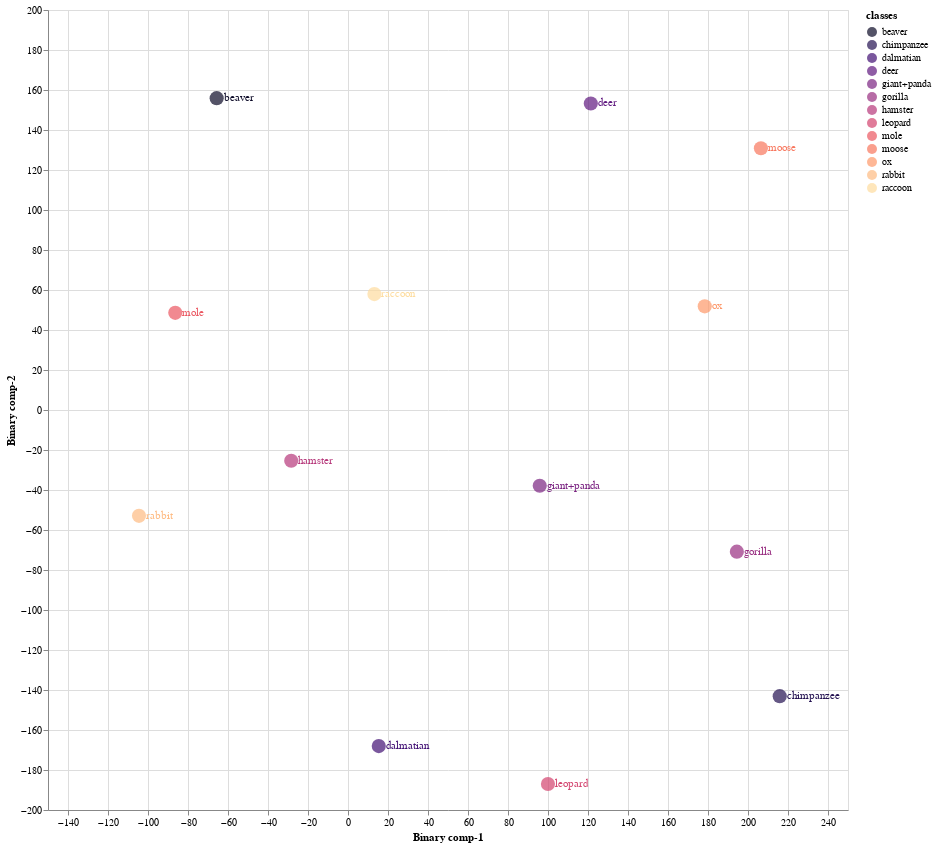
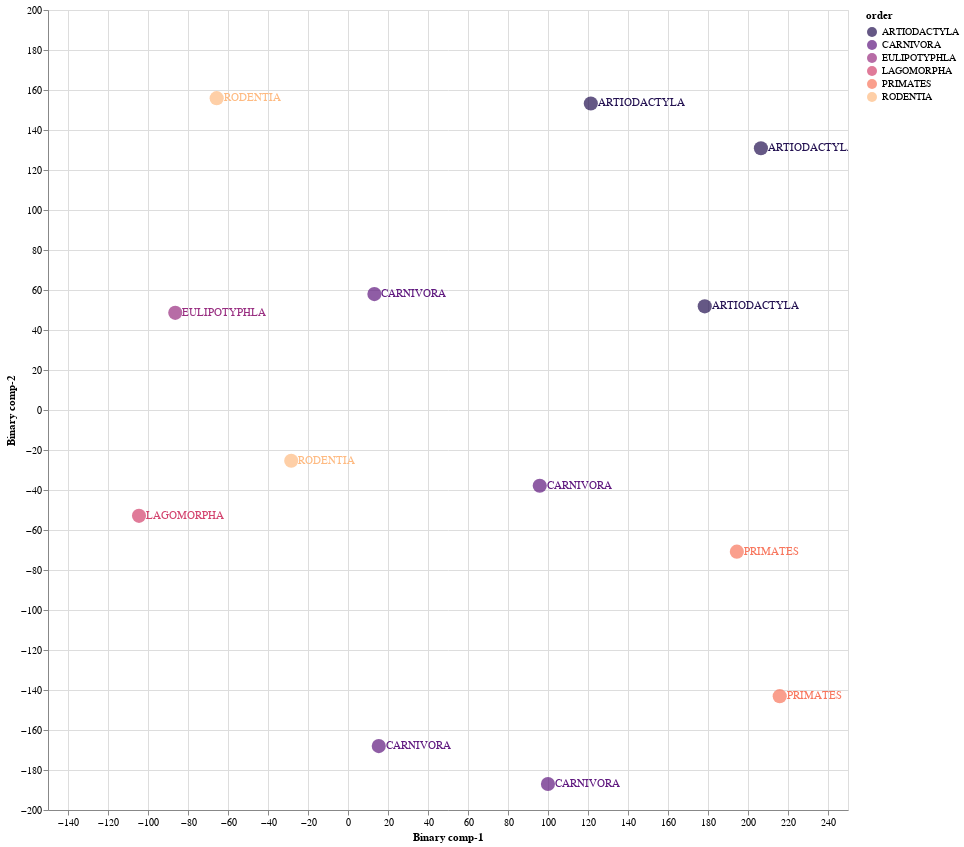

The notebook cell these images were saved under, in order:
### Markdown cell above
### 8.1 Train Validation Split 01

### Code cell
Train01 = CZSL(mode = "Train", 
               split = 1, 
               DNN = ProjectionNetwork1, 
               epochs = 20, 
               bs = 8, 
               numunits = 1024, 
               lr = 0.1, 
               optimiser = nn.ReLU(), 
               dropout = 0.2, 
               mom = 0, 
               wd = 0,  
               device = 'cuda', 
               checkpoint = CP1, 
               dist_type = 'cosine')

#mode
#1. "Train" - Use Train Val split
#2. "Test" - For Unseen Test Data

#split
# 1 -Train/Val Split 1
# 2 -Train/Val Split 2
# 3 -Train/Val Split 3

#pred_type
#1. "Probabilistic" - continous real numbers giving probability for prdiction to be 1
#2. "Deterministic" - 1 or 0 prediction values

#dist_type
#1. euclidean
#2. cosine
#3. hamming
#4. jaccard

### Figure 1 — Vega-Lite specification as saved in the notebook (floating-point values rounded to 4 significant figures)
{"config": {"view": {"continuousWidth": 400, "continuousHeight": 300}}, "layer": [{"mark": {"type": "circle", "size": 200}, "encoding": {"color": {"field": "classes", "scale": {"scheme": "Magma"}, "type": "nominal"}, "x": {"field": "Binary comp-1", "type": "quantitative"}, "y": {"field": "Binary comp-2", "type": "quantitative"}}, "height": 800, "selection": {"selector007": {"type": "interval", "bind": "scales", "encodings": ["x", "y"]}}, "width": 800}, {"mark": {"type": "text", "align": "left", "baseline": "middle", "dx": 7}, "encoding": {"color": {"field": "classes", "scale": {"scheme": "Magma"}, "type": "nominal"}, "text": {"field": "classes", "type": "nominal"}, "x": {"field": "Binary comp-1", "type": "quantitative"}, "y": {"field": "Binary comp-2", "type": "quantitative"}}, "height": 800, "width": 800}], "data": {"name": "data-e1c0756db7b71e8a3f8d3565f823c27b"}, "$schema": "https://vega.github.io/schema/vega-lite/v4.17.0.json", "datasets": {"data-e1c0756db7b71e8a3f8d3565f823c27b": [{"Binary comp-1": -65.66, "Binary comp-2": 155.9, "classes": "beaver", "sciName": "Aplodontia_rufa", "animal_label": 4, "animal_class": "beaver", "mainCommonName": "Mountain Beaver", "otherCommonNames": "Boomer|Sewellel|Point Arena Mountain Beaver|Point Reyes Mountain Beaver", "class": "Mammalia", "infraclass": "Placentalia", "magnorder": "Boreoeutheria", "superorder": "Euarchontoglires", "order": "RODENTIA", "suborder": "SCIUROMORPHA", "infraorder": null, "parvorder": null, "superfamily": null, "family": "APLODONTIIDAE", "subfamily": null, "tribe": null, "genus": "Aplodontia"}, {"Binary comp-1": 15.39, "Binary comp-2": -168.0, "classes": "dalmatian", "sciName": "Canis_familiaris", "animal_label": 5, "animal_class": "dalmatian", "mainCommonName": "Domestic Dog", "otherCommonNames": "Dog|Dingo|Feral Dog|New Guinea Singing Dog|Village Dog", "class": "Mammalia", "infraclass": "Placentalia", "magnorder": "Boreoeutheria", "superorder": "Laurasiatheria", "order": "CARNIVORA", "suborder": "CANIFORMIA", "infraorder": "CANOIDEA", "parvorder": null, "superfamily": null, "family": "CANIDAE", "subfamily": null, "tribe": null, "genus": "Canis"}, {"Binary comp-1": -86.37, "Binary comp-2": 48.57, "classes": "mole", "sciName": "Talpa_altaica", "animal_label": 12, "animal_class": "mole", "mainCommonName": "Altai Mole", "otherCommonNames": "Siberian Mole", "class": "Mammalia", "infraclass": "Placentalia", "magnorder": "Boreoeutheria", "superorder": "Laurasiatheria", "order": "EULIPOTYPHLA", "suborder": null, "infraorder": null, "parvorder": null, "superfamily": null, "family": "TALPIDAE", "subfamily": "TALPINAE", "tribe": "TALPINI", "genus": "Talpa"}, {"Binary comp-1": 99.98, "Binary comp-2": -187.0, "classes": "leopard", "sciName": "Panthera_pardus", "animal_label": 15, "animal_class": "leopard", "mainCommonName": "Leopard", "otherCommonNames": "Panther", "class": "Mammalia", "infraclass": "Placentalia", "magnorder": "Boreoeutheria", "superorder": "Laurasiatheria", "order": "CARNIVORA", "suborder": "FELIFORMIA", "infraorder": "FELOIDEA", "parvorder": null, "superfamily": null, "family": "FELIDAE", "subfamily": "PANTHERINAE", "tribe": null, "genus": "Panthera"}, {"Binary comp-1": 206.5, "Binary comp-2": 130.9, "classes": "moose", "sciName": "Alces_alces", "animal_label": 16, "animal_class": "moose", "mainCommonName": "Moose", "otherCommonNames": "Elk|Eurasian Elk|Caucasian Moose", "class": "Mammalia", "infraclass": "Placentalia", "magnorder": "Boreoeutheria", "superorder": "Laurasiatheria", "order": "ARTIODACTYLA", "suborder": "RUMINANTIA", "infraorder": "PECORA", "parvorder": null, "superfamily": null, "family": "CERVIDAE", "subfamily": "CAPREOLINAE", "tribe": "ALCEINI", "genus": "Alces"}, {"Binary comp-1": 194.4, "Binary comp-2": -70.84, "classes": "gorilla", "sciName": "Gorilla_gorilla", "animal_label": 20, "animal_class": "gorilla", "mainCommonName": "Western Gorilla", "otherCommonNames": "Lowland Gorilla|Cross River Gorilla|Western Lowland Gorilla", "class": "Mammalia", "infraclass": "Placentalia", "magnorder": "Boreoeutheria", "superorder": "Euarchontoglires", "order": "PRIMATES", "suborder": "HAPLORHINI", "infraorder": "SIMIIFORMES", "parvorder": "CATARRHINI", "superfamily": "HOMINOIDEA", "family": "HOMINIDAE", "subfamily": "HOMININAE", "tribe": null, "genus": "Gorilla"}, {"Binary comp-1": 178.4, "Binary comp-2": 51.82, "classes": "ox", "sciName": "Bos_sauveli", "animal_label": 21, "animal_class": "ox", "mainCommonName": "Kouprey", "otherCommonNames": "Gray Ox|Indochinese Forest Ox", "class": "Mammalia", "infraclass": "Placentalia", "magnorder": "Boreoeutheria", "superorder": "Laurasiatheria", "order": "ARTIODACTYLA", "suborder": "RUMINANTIA", "infraorder": "PECORA", "parvorder": null, "superfamily": null, "family": "BOVIDAE", "subfamily": "BOVINAE", "tribe": "BOVINI", "genus": "Bos"}, {"Binary comp-1": 215.9, "Binary comp-2": -143.1, "classes": "chimpanzee", "sciName": "Pan_troglodytes", "animal_label": 25, "animal_class": "chimpanzee", "mainCommonName": "Chimpanzee", "otherCommonNames": "Chimpanzee|Common Chimpanzee|Robust Chimpanzee|Central Chimpanzee|Eastern Chimpanzee|Nigeria-Cameroon Chimpanzee|Western Chimpanzee", "class": "Mammalia", "infraclass": "Placentalia", "magnorder": "Boreoeutheria", "superorder": "Euarchontoglires", "order": "PRIMATES", "suborder": "HAPLORHINI", "infraorder": "SIMIIFORMES", "parvorder": "CATARRHINI", "superfamily": "HOMINOIDEA", "family": "HOMINIDAE", "subfamily": "HOMININAE", "tribe": null, "genus": "Pan"}, {"Binary comp-1": -28.38, "Binary comp-2": -25.36, "classes": "hamster", "sciName": "Mesocricetus_brandti", "animal_label": 26, "animal_class": "hamster", "mainCommonName": "Brandt's Hamster", "otherCommonNames": "Turkish Hamster", "class": "Mammalia", "infraclass": "Placentalia", "magnorder": "Boreoeutheria", "superorder": "Euarchontoglires", "order": "RODENTIA", "suborder": "SUPRAMYOMORPHA", "infraorder": "MYOMORPHI", "parvorder": null, "superfamily": "MUROIDEA", "family": "CRICETIDAE", "subfamily": "CRICETINAE", "tribe": null, "genus": "Mesocricetus"}, {"Binary comp-1": -104.5, "Binary comp-2": -52.92, "classes": "rabbit", "sciName": "Pentalagus_furnessi", "animal_label": 29, "animal_class": "rabbit", "mainCommonName": "Amami Rabbit", "otherCommonNames": "Ryukyu Rabbit", "class": "Mammalia", "infraclass": "Placentalia", "magnorder": "Boreoeutheria", "superorder": "Euarchontoglires", "order": "LAGOMORPHA", "suborder": null, "infraorder": null, "parvorder": null, "superfamily": null, "family": "LEPORIDAE", "subfamily": null, "tribe": null, "genus": "Pentalagus"}, {"Binary comp-1": 95.87, "Binary comp-2": -37.85, "classes": "giant+panda", "sciName": "Ailuropoda_melanoleuca", "animal_label": 39, "animal_class": "giant+panda", "mainCommonName": "Giant Panda", "otherCommonNames": "Da Xiong Mao", "class": "Mammalia", "infraclass": "Placentalia", "magnorder": "Boreoeutheria", "superorder": "Laurasiatheria", "order": "CARNIVORA", "suborder": "CANIFORMIA", "infraorder": "ARCTOIDEA", "parvorder": null, "superfamily": "URSOIDEA", "family": "URSIDAE", "subfamily": "AILUROPODINAE", "tribe": null, "genus": "Ailuropoda"}, {"Binary comp-1": 121.4, "Binary comp-2": 153.3, "classes": "deer", "sciName": "Hydropotes_inermis", "animal_label": 40, "animal_class": "deer", "mainCommonName": "Chinese Water Deer", "otherCommonNames": null, "class": "Mammalia", "infraclass": "Placentalia", "magnorder": "Boreoeutheria", "superorder": "Laurasiatheria", "order": "ARTIODACTYLA", "suborder": "RUMINANTIA", "infraorder": "PECORA", "parvorder": null, "superfamily": null, "family": "CERVIDAE", "subfamily": "CAPREOLINAE", "tribe": "CAPREOLINI", "genus": "Hydropotes"}, {"Binary comp-1": 13.19, "Binary comp-2": 57.95, "classes": "raccoon", "sciName": "Procyon_lotor", "animal_label": 48, "animal_class": "raccoon", "mainCommonName": "Northern Raccoon", "otherCommonNames": "Common Raccoon", "class": "Mammalia", "infraclass": "Placentalia", "magnorder": "Boreoeutheria", "superorder": "Laurasiatheria", "order": "CARNIVORA", "suborder": "CANIFORMIA", "infraorder": "ARCTOIDEA", "parvorder": null, "superfamily": "MUSTELOIDEA", "family": "PROCYONIDAE", "subfamily": null, "tribe": null, "genus": "Procyon"}]}}

### Figure 2 — Vega-Lite specification as saved in the notebook (floating-point values rounded to 4 significant figures)
{"config": {"view": {"continuousWidth": 400, "continuousHeight": 300}}, "layer": [{"mark": {"type": "circle", "size": 200}, "encoding": {"color": {"field": "order", "scale": {"scheme": "Magma"}, "type": "nominal"}, "x": {"field": "Binary comp-1", "type": "quantitative"}, "y": {"field": "Binary comp-2", "type": "quantitative"}}, "height": 800, "selection": {"selector008": {"type": "interval", "bind": "scales", "encodings": ["x", "y"]}}, "width": 800}, {"mark": {"type": "text", "align": "left", "baseline": "middle", "dx": 7}, "encoding": {"color": {"field": "order", "scale": {"scheme": "Magma"}, "type": "nominal"}, "text": {"field": "order", "type": "nominal"}, "x": {"field": "Binary comp-1", "type": "quantitative"}, "y": {"field": "Binary comp-2", "type": "quantitative"}}, "height": 800, "width": 800}], "data": {"name": "data-e1c0756db7b71e8a3f8d3565f823c27b"}, "$schema": "https://vega.github.io/schema/vega-lite/v4.17.0.json", "datasets": {"data-e1c0756db7b71e8a3f8d3565f823c27b": [{"Binary comp-1": -65.66, "Binary comp-2": 155.9, "classes": "beaver", "sciName": "Aplodontia_rufa", "animal_label": 4, "animal_class": "beaver", "mainCommonName": "Mountain Beaver", "otherCommonNames": "Boomer|Sewellel|Point Arena Mountain Beaver|Point Reyes Mountain Beaver", "class": "Mammalia", "infraclass": "Placentalia", "magnorder": "Boreoeutheria", "superorder": "Euarchontoglires", "order": "RODENTIA", "suborder": "SCIUROMORPHA", "infraorder": null, "parvorder": null, "superfamily": null, "family": "APLODONTIIDAE", "subfamily": null, "tribe": null, "genus": "Aplodontia"}, {"Binary comp-1": 15.39, "Binary comp-2": -168.0, "classes": "dalmatian", "sciName": "Canis_familiaris", "animal_label": 5, "animal_class": "dalmatian", "mainCommonName": "Domestic Dog", "otherCommonNames": "Dog|Dingo|Feral Dog|New Guinea Singing Dog|Village Dog", "class": "Mammalia", "infraclass": "Placentalia", "magnorder": "Boreoeutheria", "superorder": "Laurasiatheria", "order": "CARNIVORA", "suborder": "CANIFORMIA", "infraorder": "CANOIDEA", "parvorder": null, "superfamily": null, "family": "CANIDAE", "subfamily": null, "tribe": null, "genus": "Canis"}, {"Binary comp-1": -86.37, "Binary comp-2": 48.57, "classes": "mole", "sciName": "Talpa_altaica", "animal_label": 12, "animal_class": "mole", "mainCommonName": "Altai Mole", "otherCommonNames": "Siberian Mole", "class": "Mammalia", "infraclass": "Placentalia", "magnorder": "Boreoeutheria", "superorder": "Laurasiatheria", "order": "EULIPOTYPHLA", "suborder": null, "infraorder": null, "parvorder": null, "superfamily": null, "family": "TALPIDAE", "subfamily": "TALPINAE", "tribe": "TALPINI", "genus": "Talpa"}, {"Binary comp-1": 99.98, "Binary comp-2": -187.0, "classes": "leopard", "sciName": "Panthera_pardus", "animal_label": 15, "animal_class": "leopard", "mainCommonName": "Leopard", "otherCommonNames": "Panther", "class": "Mammalia", "infraclass": "Placentalia", "magnorder": "Boreoeutheria", "superorder": "Laurasiatheria", "order": "CARNIVORA", "suborder": "FELIFORMIA", "infraorder": "FELOIDEA", "parvorder": null, "superfamily": null, "family": "FELIDAE", "subfamily": "PANTHERINAE", "tribe": null, "genus": "Panthera"}, {"Binary comp-1": 206.5, "Binary comp-2": 130.9, "classes": "moose", "sciName": "Alces_alces", "animal_label": 16, "animal_class": "moose", "mainCommonName": "Moose", "otherCommonNames": "Elk|Eurasian Elk|Caucasian Moose", "class": "Mammalia", "infraclass": "Placentalia", "magnorder": "Boreoeutheria", "superorder": "Laurasiatheria", "order": "ARTIODACTYLA", "suborder": "RUMINANTIA", "infraorder": "PECORA", "parvorder": null, "superfamily": null, "family": "CERVIDAE", "subfamily": "CAPREOLINAE", "tribe": "ALCEINI", "genus": "Alces"}, {"Binary comp-1": 194.4, "Binary comp-2": -70.84, "classes": "gorilla", "sciName": "Gorilla_gorilla", "animal_label": 20, "animal_class": "gorilla", "mainCommonName": "Western Gorilla", "otherCommonNames": "Lowland Gorilla|Cross River Gorilla|Western Lowland Gorilla", "class": "Mammalia", "infraclass": "Placentalia", "magnorder": "Boreoeutheria", "superorder": "Euarchontoglires", "order": "PRIMATES", "suborder": "HAPLORHINI", "infraorder": "SIMIIFORMES", "parvorder": "CATARRHINI", "superfamily": "HOMINOIDEA", "family": "HOMINIDAE", "subfamily": "HOMININAE", "tribe": null, "genus": "Gorilla"}, {"Binary comp-1": 178.4, "Binary comp-2": 51.82, "classes": "ox", "sciName": "Bos_sauveli", "animal_label": 21, "animal_class": "ox", "mainCommonName": "Kouprey", "otherCommonNames": "Gray Ox|Indochinese Forest Ox", "class": "Mammalia", "infraclass": "Placentalia", "magnorder": "Boreoeutheria", "superorder": "Laurasiatheria", "order": "ARTIODACTYLA", "suborder": "RUMINANTIA", "infraorder": "PECORA", "parvorder": null, "superfamily": null, "family": "BOVIDAE", "subfamily": "BOVINAE", "tribe": "BOVINI", "genus": "Bos"}, {"Binary comp-1": 215.9, "Binary comp-2": -143.1, "classes": "chimpanzee", "sciName": "Pan_troglodytes", "animal_label": 25, "animal_class": "chimpanzee", "mainCommonName": "Chimpanzee", "otherCommonNames": "Chimpanzee|Common Chimpanzee|Robust Chimpanzee|Central Chimpanzee|Eastern Chimpanzee|Nigeria-Cameroon Chimpanzee|Western Chimpanzee", "class": "Mammalia", "infraclass": "Placentalia", "magnorder": "Boreoeutheria", "superorder": "Euarchontoglires", "order": "PRIMATES", "suborder": "HAPLORHINI", "infraorder": "SIMIIFORMES", "parvorder": "CATARRHINI", "superfamily": "HOMINOIDEA", "family": "HOMINIDAE", "subfamily": "HOMININAE", "tribe": null, "genus": "Pan"}, {"Binary comp-1": -28.38, "Binary comp-2": -25.36, "classes": "hamster", "sciName": "Mesocricetus_brandti", "animal_label": 26, "animal_class": "hamster", "mainCommonName": "Brandt's Hamster", "otherCommonNames": "Turkish Hamster", "class": "Mammalia", "infraclass": "Placentalia", "magnorder": "Boreoeutheria", "superorder": "Euarchontoglires", "order": "RODENTIA", "suborder": "SUPRAMYOMORPHA", "infraorder": "MYOMORPHI", "parvorder": null, "superfamily": "MUROIDEA", "family": "CRICETIDAE", "subfamily": "CRICETINAE", "tribe": null, "genus": "Mesocricetus"}, {"Binary comp-1": -104.5, "Binary comp-2": -52.92, "classes": "rabbit", "sciName": "Pentalagus_furnessi", "animal_label": 29, "animal_class": "rabbit", "mainCommonName": "Amami Rabbit", "otherCommonNames": "Ryukyu Rabbit", "class": "Mammalia", "infraclass": "Placentalia", "magnorder": "Boreoeutheria", "superorder": "Euarchontoglires", "order": "LAGOMORPHA", "suborder": null, "infraorder": null, "parvorder": null, "superfamily": null, "family": "LEPORIDAE", "subfamily": null, "tribe": null, "genus": "Pentalagus"}, {"Binary comp-1": 95.87, "Binary comp-2": -37.85, "classes": "giant+panda", "sciName": "Ailuropoda_melanoleuca", "animal_label": 39, "animal_class": "giant+panda", "mainCommonName": "Giant Panda", "otherCommonNames": "Da Xiong Mao", "class": "Mammalia", "infraclass": "Placentalia", "magnorder": "Boreoeutheria", "superorder": "Laurasiatheria", "order": "CARNIVORA", "suborder": "CANIFORMIA", "infraorder": "ARCTOIDEA", "parvorder": null, "superfamily": "URSOIDEA", "family": "URSIDAE", "subfamily": "AILUROPODINAE", "tribe": null, "genus": "Ailuropoda"}, {"Binary comp-1": 121.4, "Binary comp-2": 153.3, "classes": "deer", "sciName": "Hydropotes_inermis", "animal_label": 40, "animal_class": "deer", "mainCommonName": "Chinese Water Deer", "otherCommonNames": null, "class": "Mammalia", "infraclass": "Placentalia", "magnorder": "Boreoeutheria", "superorder": "Laurasiatheria", "order": "ARTIODACTYLA", "suborder": "RUMINANTIA", "infraorder": "PECORA", "parvorder": null, "superfamily": null, "family": "CERVIDAE", "subfamily": "CAPREOLINAE", "tribe": "CAPREOLINI", "genus": "Hydropotes"}, {"Binary comp-1": 13.19, "Binary comp-2": 57.95, "classes": "raccoon", "sciName": "Procyon_lotor", "animal_label": 48, "animal_class": "raccoon", "mainCommonName": "Northern Raccoon", "otherCommonNames": "Common Raccoon", "class": "Mammalia", "infraclass": "Placentalia", "magnorder": "Boreoeutheria", "superorder": "Laurasiatheria", "order": "CARNIVORA", "suborder": "CANIFORMIA", "infraorder": "ARCTOIDEA", "parvorder": null, "superfamily": "MUSTELOIDEA", "family": "PROCYONIDAE", "subfamily": null, "tribe": null, "genus": "Procyon"}]}}
